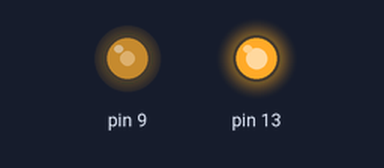
The sketch below on a simulated Arduino Uno, built with avr-gcc and run on an emulated ATmega328P. Shown: output pins drawn as LEDs (lit = HIGH). What the sketch prints to the serial monitor is not drawn.

Above: at 0.1 s.
Timing chart, 0 to 1.6 s (numbered marks = the images above):
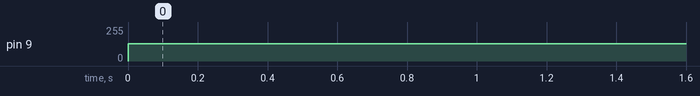

The sketch:

freq_test1.ino
```cpp
/*

 Mimics the fade example but with an extra parameter for frequency. It should dim but with a flicker
 because the frequency has been set low enough for the human eye to detect. This flicker is easiest to see when
 the LED is moving with respect to the eye and when it is between about 20% - 60% brighness. The library
 allows for a frequency range from 1Hz - 2MHz on 16 bit timers and 31Hz - 2 MHz on 8 bit timers. When
 SetPinFrequency()/SetPinFrequencySafe() is called, a bool is returned which can be tested to verify the
 frequency was actually changed.

 This example runs on mega and uno.
 */

#include <PWM.h>

//use pin 11 on the Mega instead, otherwise there is a frequency cap at 31 Hz
int led = 9;                // the pin that the LED is attached to
int brightness = 0;         // how bright the LED is
int fadeAmount = 5;         // how many points to fade the LED by
int32_t frequency = 100; //frequency (in Hz)

void setup()
{
  //initialize all timers except for 0, to save time keeping functions
  Serial.begin(115200);
  InitTimersSafe();


  //sets the frequency for the specified pin
  bool success = SetPinFrequencySafe(led, frequency);

  //if the pin frequency was set successfully, turn pin 13 on
  if(success) {
    pinMode(13, OUTPUT);
    digitalWrite(13, HIGH);
    Serial.println("Success");

  }
}

void loop()
{
  //use this functions instead of analogWrite on 'initialized' pins
  for(int32_t i = 39500; i < 40500; i+=10)
    {
      //int freq_n=i;
      SetPinFrequency(led, i);  //setting the frequency
      pwmWrite(led, 128);
      delay(200);
      Serial.println(i);
    }


}
```

Measured:
- by itself, pin 9: 0/255 → 128/255 at 0.00 s
